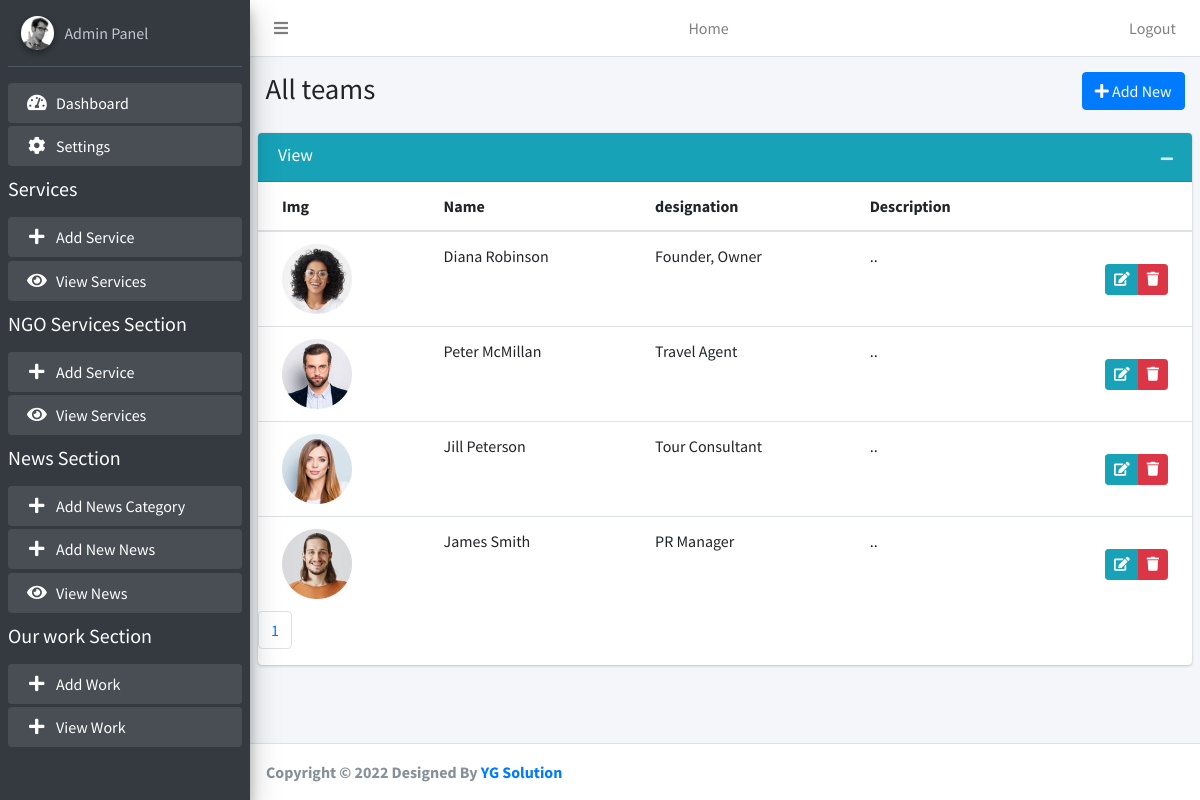
/admin/view-teams.php (signed in), run on the app's committed database.
### tables this page shows
CREATE TABLE `teams` (
  `id` int(100) NOT NULL,
  `title` varchar(1000) DEFAULT NULL,
  `designation` varchar(255) DEFAULT NULL,
  `descrip` varchar(10000) DEFAULT NULL,
  `img` varchar(100) DEFAULT NULL,
  `url` varchar(255) DEFAULT NULL,
  `date` varchar(100) DEFAULT NULL,
  `status` varchar(10) DEFAULT NULL
);

### admin/view-teams.php (the view, shortened to what this page needs)
<?php
include 'conn.php';
?>
<!DOCTYPE html>
<html>
<head>
  <link rel="stylesheet" href="plugins/fontawesome-free/css/all.min.css">
  <link rel="stylesheet" href="https://code.ionicframework.com/ionicons/2.0.1/css/ionicons.min.css">
  <link rel="stylesheet" href="dist/css/adminlte.min.css">
  <link rel="stylesheet" href="plugins/summernote/summernote-bs4.css">
</head>
<body class="hold-transition sidebar-mini">
  <div class="wrapper">
    <?php include "topbar.php"; ?>
    <?php include "sidebar.php"; ?>
    <?php
    $limit = 10;
    if (isset($_GET["page"])) {
      $page  = $_GET["page"];
    } else {
      $page = 1;
    };
    $serial = ($page - 1) * $limit;
    $resultt = mysqli_query($con, "SELECT * FROM teams ORDER BY id DESC LIMIT $serial, $limit");
    ?>
    <div class="content-wrapper">
      <section class="content-header">
        <div class="container-fluid">
          <div class="row mb-2">
            <div class="col-sm-6">
              <h1>All teams</h1>
            </div>
            <div class="col-sm-6" style="text-align:right;">
              <a class="btn btn-primary" href="add-teams.php">
                <i class="fa fa-plus" aria-hidden="true"></i> Add New</a>
            </div>
          </div>
        </div>
      </section>
      <section class="content">
        <div class="row">
          <div class="col-md-12">
            <div class="card card-info">
              <div class="card-header">
                <h3 class="card-title">View</h3>
                <div class="card-tools">
                  <button type="button" class="btn btn-tool" data-card-widget="collapse" data-toggle="tooltip" title="Collapse">
                    <i class="fas fa-minus"></i></button>
                </div>
              </div>
              <div class="card-body p-0">
                <table class="table">
                  <thead>
                    <tr>
                      <th>Img</th>
                      <th>Name</th>
                      <th>designation</th>
                      <th>Description</th>
                      <th></th>
                    </tr>
                  </thead>
                  <tbody>
                    <?php
                    while ($roww = mysqli_fetch_array($resultt)) {
                    ?>
                      <tr>
                        <td><img style="width:70px;" src="images/team/<?php echo $roww["img"]; ?>"></td>
                        <td><?php echo $roww["title"]; ?></td>
                        <td><?php echo $roww["designation"]; ?></td>
                        <td><?php $dec = $roww['descrip'];
                            $removetag = strip_tags($dec);
                            $trim = $string = substr($removetag, 0, 600);
                            echo $trim; ?>..</td>
                        <td class="text-right py-0 align-middle">
                          <div class="btn-group btn-group-sm">
                            <a href="add-teams.php?edit=<?php echo $roww["id"]; ?>" onclick="return confirm('Are you sure?')" class="btn btn-info"><i class="fas fa-edit"></i></a>
                            <a href="view-teams.php?delete_id=<?php echo $roww["id"]; ?>" onclick="return confirm('Are you sure?')" class="btn btn-danger"><i class="fas fa-trash"></i></a>
                          </div>
                        </td>
                      </tr>
                    <?php
                    }
                    ?>
                  </tbody>
                </table>
              </div>
              <?php
              $result_db = mysqli_query($con, "SELECT COUNT(id) FROM teams");
              $row_db = mysqli_fetch_row($result_db);
              $total_records = $row_db[0];
              $total_pages = ceil($total_records / $limit);
              $pagLink = "<ul class='pagination'>";
              for ($i = 1; $i <= $total_pages; $i++) {
                $pagLink .= "<li class='page-item'><a class='page-link' href='view-teams.php?page=" . $i . "'>" . $i . "</a></li>";
              }
              echo $pagLink . "</ul>";
              ?>
            </div>
          </div>
        </div>
      </section>
    </div>
    <?php include "footer.php"; ?>
  </div>
</body>
</html>

### data on the page
teams: img (picture), title "Diana Robinson", designation "Founder, Owner"
teams: img (picture), title "Peter McMillan", designation "Travel Agent"
teams: img (picture), title "Jill Peterson", designation "Tour Consultant"
teams: img (picture), title "James Smith", designation "PR Manager"
